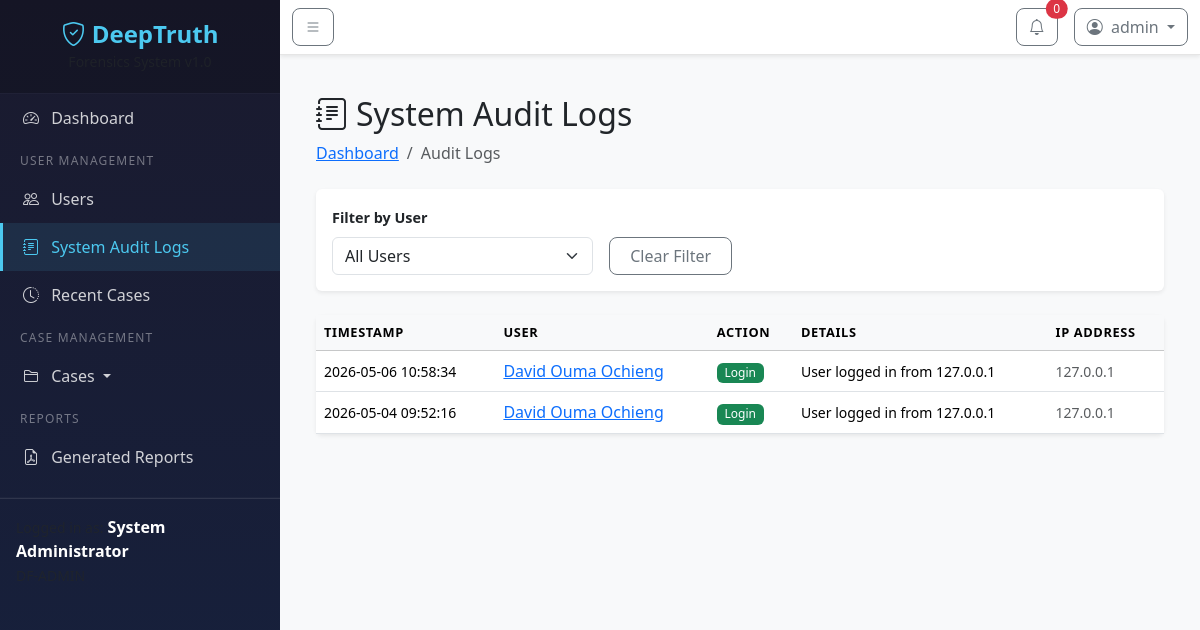
Page /admin/audit-logs (signed in) on the earlier database version.
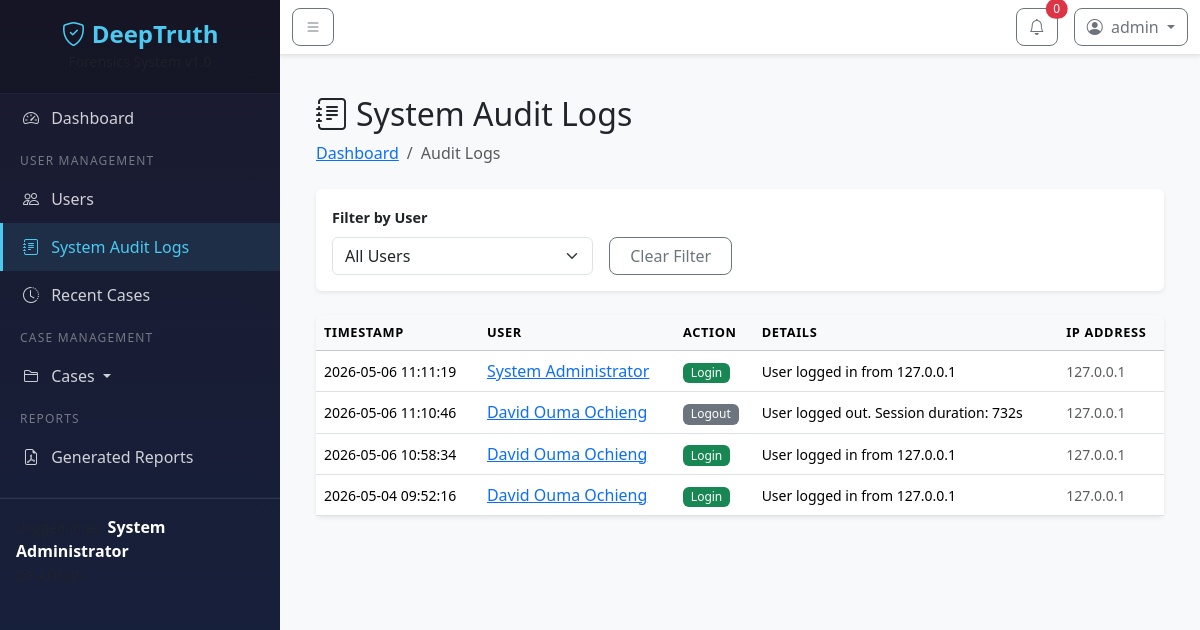
Same page on the later database version.
### models/user.py (models this page shows, shortened)
class User(UserMixin, db.Model):
    __tablename__ = 'users'
    id = db.Column(db.Integer, primary_key=True)
    email = db.Column(db.String(120), unique=True, nullable=False, index=True)
    username = db.Column(db.String(80), unique=True, nullable=False, index=True)
    password_hash = db.Column(db.String(256), nullable=False)
    full_name = db.Column(db.String(150), nullable=False)
    badge_number = db.Column(db.String(50), unique=True)
    role = db.Column(db.String(20), default='examiner')  # admin, examiner
    is_active = db.Column(db.Boolean, default=True)
    created_at = db.Column(db.DateTime, default=datetime.utcnow)
    last_login = db.Column(db.DateTime)
    last_logout = db.Column(db.DateTime)
    total_time_spent = db.Column(db.Integer, default=0)  # in seconds
    cases = db.relationship('Case', backref='investigator', lazy='dynamic')
    evidence_uploads = db.relationship('EvidenceFile', backref='uploader', lazy='dynamic',
                                       foreign_keys='EvidenceFile.uploaded_by')
    custody_actions = db.relationship('ChainOfCustody', backref='performer', lazy='dynamic',
                                      foreign_keys='ChainOfCustody.performed_by')
    generated_reports = db.relationship('PDFReport', backref='generator', lazy='dynamic',
                                        foreign_keys='PDFReport.generated_by')
    audit_logs = db.relationship('AuditLog', backref='user', lazy='dynamic')

class AuditLog(db.Model):
    __tablename__ = 'audit_logs'
    id = db.Column(db.Integer, primary_key=True)
    user_id = db.Column(db.Integer, db.ForeignKey('users.id'), nullable=False)
    action = db.Column(db.String(100), nullable=False)
    details = db.Column(db.Text)
    ip_address = db.Column(db.String(45))
    timestamp = db.Column(db.DateTime, default=datetime.utcnow)

### routes/admin.py (the view)
@admin_bp.route('/audit-logs')
@login_required
@admin_required
def audit_logs():
    page = request.args.get('page', 1, type=int)
    user_filter = request.args.get('user_id', type=int)
    query = AuditLog.query
    if user_filter:
        query = query.filter_by(user_id=user_filter)
    logs = query.order_by(AuditLog.timestamp.desc()).paginate(page=page, per_page=50, error_out=False)
    users = User.query.all()
    return render_template('admin/audit_logs.html', logs=logs, users=users, selected_user=user_filter)

### routes/admin.py (called while the page is built)
def admin_required(f):
    from functools import wraps
    @wraps(f)
    def decorated_function(*args, **kwargs):
        if current_user.role != 'admin':
            flash('Access denied. Admin only.', 'danger')
            return redirect(url_for('dashboard.index'))
        return f(*args, **kwargs)
    return decorated_function

### routes/auth.py (called while the page is built)
@auth_bp.before_app_request
def track_user_activity():
    if current_user.is_authenticated:
        current_user.last_activity = datetime.utcnow()
        db.session.commit()

### templates/admin/audit_logs.html (shortened to what this page needs)
{% extends "base.html" %}
{% block content %}
<div class="container-fluid">
    <h2><i class="bi bi-journal-text me-2"></i>System Audit Logs</h2>
    <nav aria-label="breadcrumb" class="mb-4">
        <ol class="breadcrumb">
            <li class="breadcrumb-item"><a href="{{ url_for('dashboard.index') }}">Dashboard</a></li>
            <li class="breadcrumb-item active">Audit Logs</li>
        </ol>
    </nav>
    <div class="card border-0 shadow-sm mb-4">
        <div class="card-body">
            <form method="GET" class="row g-3 align-items-end">
                <div class="col-md-4">
                    <label class="form-label">Filter by User</label>
                    <select class="form-select" name="user_id" onchange="this.form.submit()">
                        <option value="">All Users</option>
                    </select>
                </div>
                <div class="col-md-2">
                    <a href="{{ url_for('admin.audit_logs') }}" class="btn btn-outline-secondary w-100">Clear Filter</a>
                </div>
            </form>
        </div>
    </div>
    <div class="card border-0 shadow-sm">
        <div class="card-body p-0">
            <div class="table-responsive">
                <table class="table table-hover mb-0">
                    <thead class="table-light">
                        <tr>
                            <th>Timestamp</th>
                            <th>User</th>
                            <th>Action</th>
                            <th>Details</th>
                            <th>IP Address</th>
                        </tr>
                    </thead>
                    <tbody>
                        {% for log in logs.items %}
                        <tr>
                            <td><small>{{ log.timestamp.strftime('%Y-%m-%d %H:%M:%S') }}</small></td>
                            <td>
                                <a href="{{ url_for('admin.user_activity', user_id=log.user_id) }}">
                                    {{ log.user.full_name if log.user else 'System' }}
                                </a>
                            </td>
                            <td>
                                <span class="badge
                                    {% if 'LOGIN' in log.action %}bg-success
                                    {% elif 'LOGOUT' in log.action %}bg-secondary
                                    {% elif 'CREATED' in log.action %}bg-primary
                                    {% elif 'DELETED' in log.action %}bg-danger
                                    {% else %}bg-info{% endif %}">
                                    {{ log.action|replace('_', ' ')|title }}
                                </span>
                            </td>
                            <td><small>{{ log.details }}</small></td>
                            <td><small class="text-muted">{{ log.ip_address or 'N/A' }}</small></td>
                        </tr>
                        {% endfor %}
                    </tbody>
                </table>
            </div>
        </div>
    </div>
</div>
{% endblock %}

### templates/base.html (shortened to what this page needs)
<!DOCTYPE html>
<html lang="en">
<head>
    <link href="https://cdn.jsdelivr.net/npm/bootstrap@5.3.2/dist/css/bootstrap.min.css" rel="stylesheet">
    <link href="https://cdn.jsdelivr.net/npm/bootstrap-icons@1.11.1/font/bootstrap-icons.css" rel="stylesheet">
    <link href="{{ url_for('static', filename='css/style.css') }}" rel="stylesheet">
</head>
<body>
    <div class="wrapper">
        <nav id="sidebar" class="sidebar">
            <div class="sidebar-header text-center">
                <h4 class="mb-0">
                    <i class="bi bi-shield-check"></i> DeepTruth
                </h4>
                <small class="text-muted">Forensics System v1.0</small>
            </div>
            <hr class="sidebar-divider">
            <ul class="list-unstyled components">
    <li class="{% if request.endpoint == 'dashboard.index' or request.endpoint == 'dashboard.admin_dashboard' %}active{% endif %}">
        <a href="{{ url_for('dashboard.index') }}">
            <i class="bi bi-speedometer2 me-2"></i> Dashboard
        </a>
    </li>
    {% if current_user.role == 'admin' %}
    <li class="sidebar-heading"><span>User Management</span></li>
    <li class="{% if 'admin.users' in request.endpoint %}active{% endif %}">
        <a href="{{ url_for('admin.users_list') }}">
            <i class="bi bi-people me-2"></i> Users
        </a>
    </li>
    <li class="{% if 'admin.audit_logs' in request.endpoint %}active{% endif %}">
        <a href="{{ url_for('admin.audit_logs') }}">
            <i class="bi bi-journal-text me-2"></i> System Audit Logs
        </a>
    </li>
    <li class="{% if 'admin.recent_cases' in request.endpoint %}active{% endif %}">
        <a href="{{ url_for('admin.recent_cases') }}">
            <i class="bi bi-clock-history me-2"></i> Recent Cases
        </a>
    </li>
    {% endif %}
    <li class="sidebar-heading"><span>Case Management</span></li>
    <li class="{% if 'cases' in request.endpoint %}active{% endif %}">
        <a href="#casesSubmenu" data-bs-toggle="collapse" aria-expanded="{% if 'cases' in request.endpoint %}true{% else %}false{% endif %}" class="dropdown-toggle">
            <i class="bi bi-folder2 me-2"></i> Cases
        </a>
    </li>
    <li class="sidebar-heading"><span>Reports</span></li>
    <li class="{% if 'reports' in request.endpoint %}active{% endif %}">
        <a href="{{ url_for('reports.list_reports') }}">
            <i class="bi bi-file-earmark-pdf me-2"></i> Generated Reports
        </a>
    </li>
</ul>
            <hr class="sidebar-divider">
            <div class="sidebar-footer p-3">
                <div class="user-info">
                    <small class="text-muted">Logged in as:</small>
                    <strong>{{ current_user.full_name }}</strong>
                    <br>
                    <small class="text-muted">{{ current_user.badge_number or 'No Badge' }}</small>
                </div>
            </div>
        </nav>
        <div id="content">
            <nav class="navbar navbar-expand-lg navbar-light bg-white shadow-sm">
                <div class="container-fluid">
                    <button type="button" id="sidebarCollapse" class="btn btn-outline-secondary">
                        <i class="bi bi-list"></i>
                    </button>
                    <div class="ms-auto d-flex align-items-center">
                        <div class="dropdown me-3">
                            <button class="btn btn-outline-secondary position-relative" type="button" data-bs-toggle="dropdown">
                                <i class="bi bi-bell"></i>
                                <span class="position-absolute top-0 start-100 translate-middle badge rounded-pill bg-danger">
                                    0
                                </span>
                            </button>
                        </div>
                        <div class="dropdown">
                            <button class="btn btn-outline-secondary dropdown-toggle" type="button" data-bs-toggle="dropdown">
                                <i class="bi bi-person-circle me-1"></i> {{ current_user.username }}
                            </button>
                        </div>
                    </div>
                </div>
            </nav>
            <div class="container-fluid p-4">
                {% block content %}{% endblock %}
            </div>
        </div>
    </div>
</body>
</html>

### static/css/style.css (style rules this page uses)
.wrapper { display: flex; width: 100%; min-height: 100vh; }
.sidebar { min-width: 280px; max-width: 280px; background: linear-gradient(180deg, #1a1a2e 0%, #16213e 100%); color: #fff; transition: all 0.3s; position: fixed; top: 0; left: 0; height: 100vh; z-index: 999; overflow-y: auto; }
.sidebar-header { padding: 20px; background: rgba(0, 0, 0, 0.2); }
.sidebar-header h4 { color: #4cc9f0; font-weight: 700; }
.sidebar-divider { border-color: rgba(255, 255, 255, 0.1); margin: 0; }
.sidebar-heading { padding: 10px 20px 5px; font-size: 0.75rem; text-transform: uppercase; letter-spacing: 0.1em; color: rgba(255, 255, 255, 0.4); }
.sidebar ul.components { padding: 0; }
.sidebar ul li a { padding: 12px 20px; display: block; color: rgba(255, 255, 255, 0.8); text-decoration: none; transition: all 0.3s; border-left: 3px solid transparent; }
.sidebar ul li.active a { background: rgba(76, 201, 240, 0.1); color: #4cc9f0; border-left-color: #4cc9f0; }
.sidebar-footer { margin-top: auto; border-top: 1px solid rgba(255, 255, 255, 0.1); }
#content { width: calc(100% - 280px); margin-left: 280px; transition: all 0.3s; min-height: 100vh; background-color: #f8f9fa; }
.navbar { border-bottom: 1px solid rgba(0, 0, 0, 0.1); }
.table th { font-weight: 600; text-transform: uppercase; font-size: 0.8rem; letter-spacing: 0.05em; }
.form-label { font-weight: 600; font-size: 0.9rem; }
.badge { font-weight: 500; }
.btn { border-radius: 8px; font-weight: 500; }

Differences in the rows shown:
added AuditLog: timestamp "2026-05-06 11:11:19", user "System Administrator", action "Login", details "User logged in from 127.0.0.1", ip_address "127.0.0.1"
added AuditLog: timestamp "2026-05-06 11:10:46", user "David Ouma Ochieng", action "Logout", details "User logged out. Session duration: 732s", ip_address "127.0.0.1"
